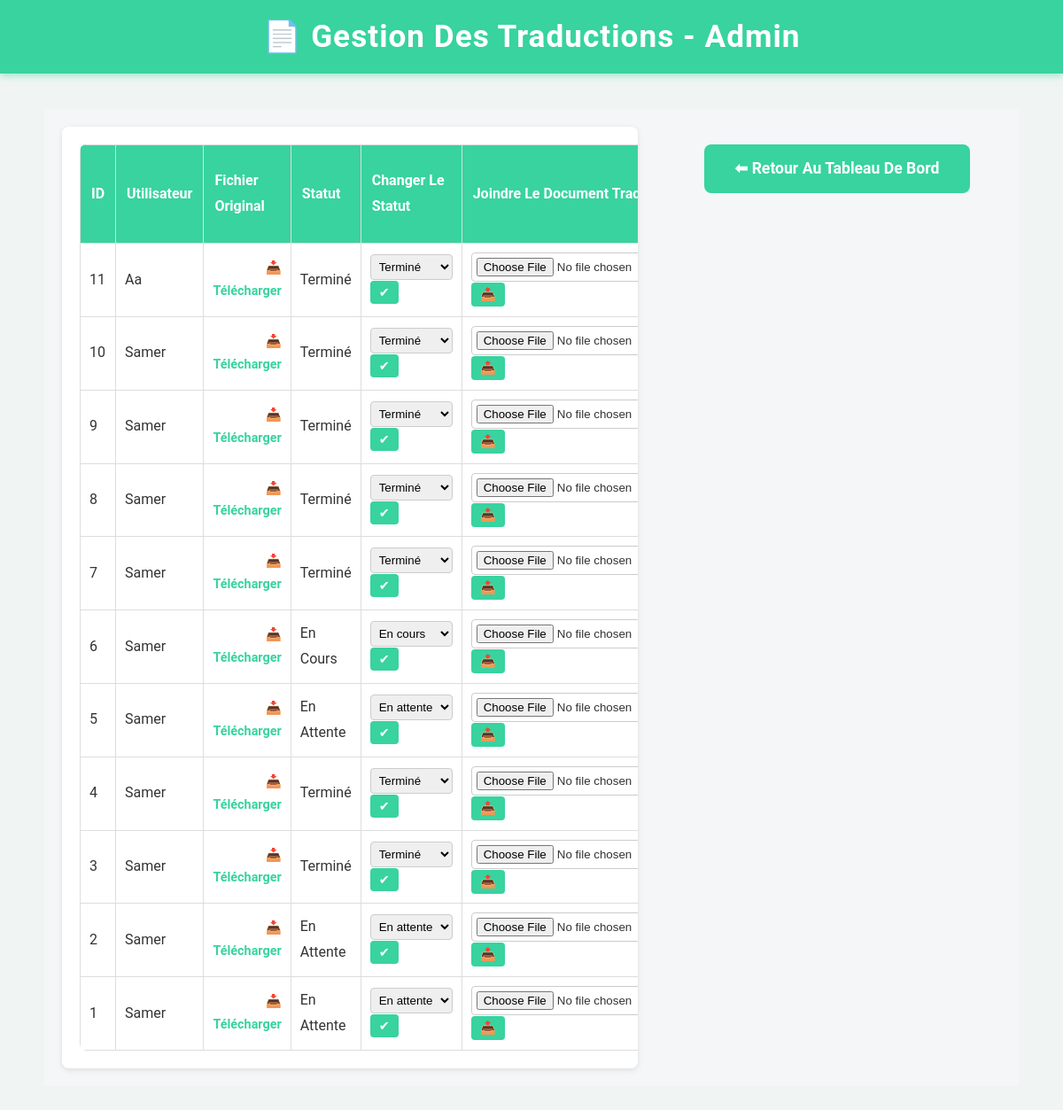
The app's page /manage_translations.php with its own data.
### tables this page shows
CREATE TABLE `translations` (
  `id` int(11) NOT NULL,
  `user_id` int(11) DEFAULT NULL,
  `file_path` varchar(255) NOT NULL,
  `translated_file_path` varchar(255) DEFAULT NULL,
  `status` enum('En attente','En cours','Terminé') NOT NULL,
  `upload_date` datetime DEFAULT current_timestamp()
);

CREATE TABLE `users` (
  `id` int(11) NOT NULL,
  `username` varchar(100) NOT NULL,
  `email` varchar(100) NOT NULL,
  `password` varchar(255) NOT NULL,
  `role` enum('admin','user') NOT NULL DEFAULT 'user',
  `created_at` timestamp NOT NULL DEFAULT current_timestamp(),
  `latitude` decimal(10,7) DEFAULT NULL,
  `longitude` decimal(10,7) DEFAULT NULL,
  `notify_email` tinyint(1) DEFAULT 0,
  `notify_dashboard` tinyint(1) DEFAULT 0
);

### manage_translations.php (the view, shortened to what this page needs)
<?php
require_once "db.php";
$result = $conn->query("
    SELECT t.*, u.username
    FROM translations t
    JOIN users u ON t.user_id = u.id
    ORDER BY t.upload_date DESC
");
?>
<!DOCTYPE html>
<html lang="fr">
<head>
<link rel="stylesheet" href="style.css">
<link rel="stylesheet" href="custom.css">
</head>
<body class="dashboard-body">
<header class="dashboard-header" style="background: var(--primary-color); padding: 15px; color: white;">
    <div class="header-content">
        <h1>📄 Gestion des traductions - Admin</h1>
    </div>
</header>
<main class="dashboard-main">
<div class="table-container">
    <table class="dashboard-table">
        <thead>
            <tr>
                <th>ID</th>
                <th>Utilisateur</th>
                <th>Fichier original</th>
                <th>Statut</th>
                <th>Changer le statut</th>
                <th>Joindre le document traduit</th>
            </tr>
        </thead>
        <tbody>
            <?php while ($row = $result->fetch_assoc()): ?>
            <tr>
                <td><?= $row['id'] ?></td>
                <td><?= htmlspecialchars($row['username']) ?></td>
                <td><a href="<?= htmlspecialchars($row['file_path']) ?>" download class="btn-link">📥 Télécharger</a></td>
                <td><?= htmlspecialchars($row['status']) ?></td>
                <td>
                    <form method="post" style="display:inline;">
                        <select name="status" class="status-select">
                            <option value="En attente" <?= ($row['status']=="En attente")?"selected":"" ?>>En attente</option>
                            <option value="En cours" <?= ($row['status']=="En cours")?"selected":"" ?>>En cours</option>
                            <option value="Terminé" <?= ($row['status']=="Terminé")?"selected":"" ?>>Terminé</option>
                        </select>
                        <button type="submit" name="update_status" class="btn-small">✔</button>
                    </form>
                </td>
                <td>
                    <form method="post" enctype="multipart/form-data" style="display:inline;">
                        <input type="file" name="translated_file" required class="file-input">
                        <button type="submit" name="upload_translation" class="btn-small">📤</button>
                    </form>
                </td>
            </tr>
            <?php endwhile; ?>
        </tbody>
    </table>
</div>
<div class="back-btn-container">
    <a href="admin_dashboard.php" class="btn-primary">⬅ Retour au tableau de bord</a>
</div>
</main>
</body>
</html>

### assets/css/style.css (style rules this page uses)
* { padding: 0; margin: 0; box-sizing: border-box; }
body { font-family: 'Poppins', sans-serif; overflow: hidden; }
form { width: 360px; }
a { display: block; text-align: right; text-decoration: none; color: #999; font-size: 0.9rem; transition: .3s; }

### css/custom.css (style rules this page uses)
body, html { line-height: 1.8; font-family: "Roboto", sans-serif; color: #555e58; text-transform: capitalize; text-rendering: optimizeLegibility !important; -webkit-font-smoothing: antialiased !important; font-weight: 400; margin: 0px; padding: 0px; }
h1, h2, h3, h4, h5, h6, .h1, .h2, .h3, .h4 { font-weight: 400; line-height: 1.5em; }
a { color: #333; font-weight: 400; }
button { cursor: pointer; }
a, a:hover, a:focus { color: #333; text-decoration: none; transition: all 0.3s; }
body.dashboard-body { font-family: 'Roboto', sans-serif; background-color: #f0f5f3; color: #333; margin: 0; padding: 0; }
.dashboard-header { background-color: #38d39f; padding: 20px 0; text-align: center; color: white; box-shadow: 0 2px 8px rgba(56, 211, 159, 0.5); }
.dashboard-header h1 { margin: 0; font-weight: 700; font-size: 2.2rem; letter-spacing: 1px; }
.dashboard-main { max-width: 1100px; margin: 40px auto; padding: 0 20px; display: flex; flex-wrap: wrap; gap: 40px; justify-content: center; }
.btn-primary { background-color: #38d39f; border: none; color: white; padding: 12px 25px; font-size: 1.1rem; font-weight: 700; border-radius: 6px; cursor: pointer; transition: background-color 0.3s ease; display: inline-block; }
.table-container { flex: 1 1 600px; max-width: 650px; background: white; border-radius: 10px; padding: 30px 40px; box-shadow: 0 6px 18px rgba(56, 211, 159, 0.3); overflow-x: auto; }
.dashboard-table { width: 100%; border-collapse: collapse; font-size: 1rem; }
.dashboard-table thead { background-color: #38d39f; color: white; }
.dashboard-table th, .dashboard-table td { padding: 12px 15px; border: 1px solid #ddd; text-align: left; }
.btn-small { font-size: 0.9rem; padding: 6px 12px; border-radius: 5px; border: none; cursor: pointer; transition: background-color 0.3s ease; }
.back-btn-container { margin: 40px auto 80px; text-align: center; }
.back-btn-container .btn-primary { padding: 12px 35px; font-size: 1.1rem; border-radius: 8px; }

### manage_translations.php (style rules this page uses)
:root { --primary-color: #38d39f; --primary-dark: #2eb389; --dashboard-bg: #f4f6f8; }
.dashboard-main { padding: 20px; background: var(--dashboard-bg); }
.table-container { background: white; border-radius: 8px; padding: 20px; box-shadow: 0px 2px 6px rgba(0,0,0,0.1); }
.dashboard-table { width: 100%; border-collapse: collapse; overflow: hidden; border-radius: 8px; }
.dashboard-table th { background: var(--primary-color); color: white; text-align: left; padding: 12px; }
.dashboard-table td { padding: 10px; border-bottom: 1px solid #ddd; }
.btn-small { background: var(--primary-color); color: white; border: none; padding: 5px 10px; border-radius: 4px; cursor: pointer; }
.status-select, .file-input { padding: 5px; border: 1px solid #ccc; border-radius: 4px; }
.btn-link { color: var(--primary-color); text-decoration: none; font-weight: bold; }
.btn-primary { background: var(--primary-color); color: white; padding: 10px 20px; text-decoration: none; border-radius: 6px; display: inline-block; }
.back-btn-container { margin-top: 20px; text-align: right; }

### records on screen
translations: id "11", user.username "Aa", status "Terminé"
translations: id "10", user.username "Samer", status "Terminé"
translations: id "9", user.username "Samer", status "Terminé"
translations: id "8", user.username "Samer", status "Terminé"
translations: id "7", user.username "Samer", status "Terminé"
translations: id "6", user.username "Samer", status "En Cours", status "En cours"
translations: id "5", user.username "Samer", status "En Attente", status "En attente"
translations: id "4", user.username "Samer", status "Terminé"
translations: id "3", user.username "Samer", status "Terminé"
translations: id "2", user.username "Samer", status "En Attente", status "En attente"
translations: id "1", user.username "Samer", status "En Attente", status "En attente"
